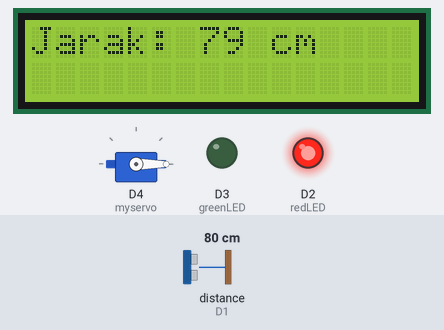
The program below on a simulated ESP8266 (NodeMCU). On the bench: servo, 16×2 character LCD, output pins drawn as LEDs (lit = HIGH). Wiring (inferred from the names in the program): ultrasonic range finder: trigger D0; echo D1. The inputs (shaded band) are chosen by the test bench; at power-on: distance to the obstacle (sensor on D1) 80 cm. The echo pulse lasts 58.3 µs per cm; pins used as bus, display or sensor lines are not drawn.

Above: at 1.3 s.
1.4 s: distance to the obstacle (sensor on D1) set to 2 cm
At 3.4 s:
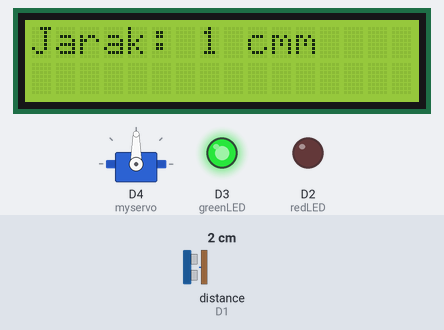
3.7 s: distance to the obstacle (sensor on D1) set to 4 cm
At 5.4 s:
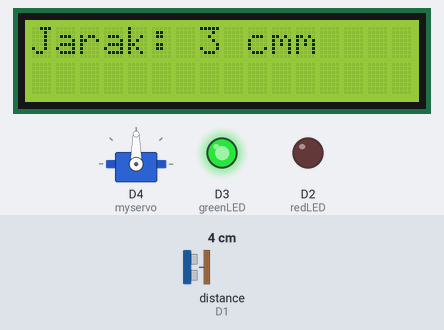
5.7 s: distance to the obstacle (sensor on D1) set to 9 cm
At 6.8 s:
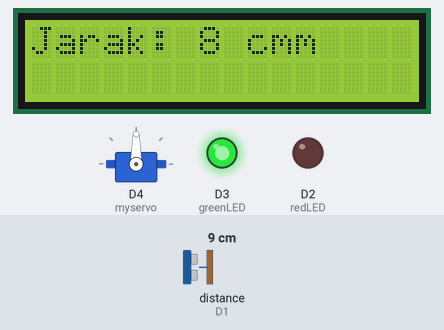
Timing chart, 0 to 13.8 s (numbered marks = the images above; inputs shaded):
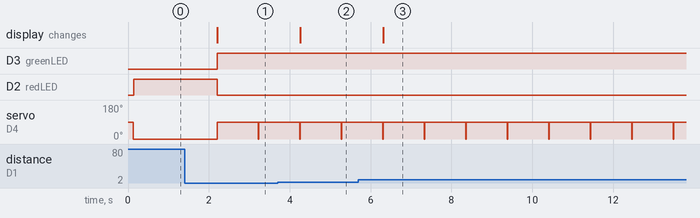

Measured:
- after the input at 1.4 s, D3 (greenLED): LOW → HIGH after 0.80 s; D2 (redLED): HIGH → LOW after 0.80 s; servo on D4 (myservo): 0° → 90° after 0.80 s; the display: changes after 0.80 s (image 1)
- after the input at 3.7 s, the display: changes after 0.55 s (image 2)
- after the input at 5.7 s, the display: changes after 0.61 s (image 3)

The program:

main.cpp
```cpp
#include <Arduino.h>
#include <Servo.h>
#include <LiquidCrystal_I2C.h>

Servo myservo;
LiquidCrystal_I2C lcd(0x27, 16, 2);
int SDA_pin = D5;
int SCL_pin = D6;
// put function declarations here:
int trigPin = D0;
int echoPin = D1;
int redLED = D2;
int greenLED = D3;


long duration;
int distance;


void setup() {
  // put your setup code here, to run once:
  pinMode(redLED, OUTPUT);
  pinMode(greenLED, OUTPUT);
  pinMode(trigPin, OUTPUT);
  pinMode(echoPin, INPUT);
  myservo.attach(D4);
  Serial.begin(9600);
  Wire.begin(SDA_pin, SCL_pin);
  lcd.begin(16,2);
  lcd.init();
  lcd.backlight();

}

void loop() {
  // put your main code here, to run repeatedly:
  digitalWrite(trigPin, LOW);
  delayMicroseconds(5);
  digitalWrite(trigPin, HIGH);
  delayMicroseconds(10);
  digitalWrite(trigPin, LOW);
  myservo.write(0);

  duration = pulseIn(echoPin, HIGH);

  distance = (0.034 * duration)/2;
  lcd.setCursor(0,0);
  // Serial.print("Jarak:  ");
  // Serial.print(distance);
  // Serial.println(" cm");
  lcd.print("Jarak: ");
  lcd.print(distance);
  lcd.print(" cm");

  if (distance <= 10) {
    myservo.write(90);
    digitalWrite(greenLED, HIGH);
    digitalWrite(redLED, LOW);
    delay(15);

  } else {
    myservo.write(0);
    digitalWrite(redLED, HIGH);
    digitalWrite(greenLED, LOW);
    delay(15);
  }

  delay(1000);

}
```
